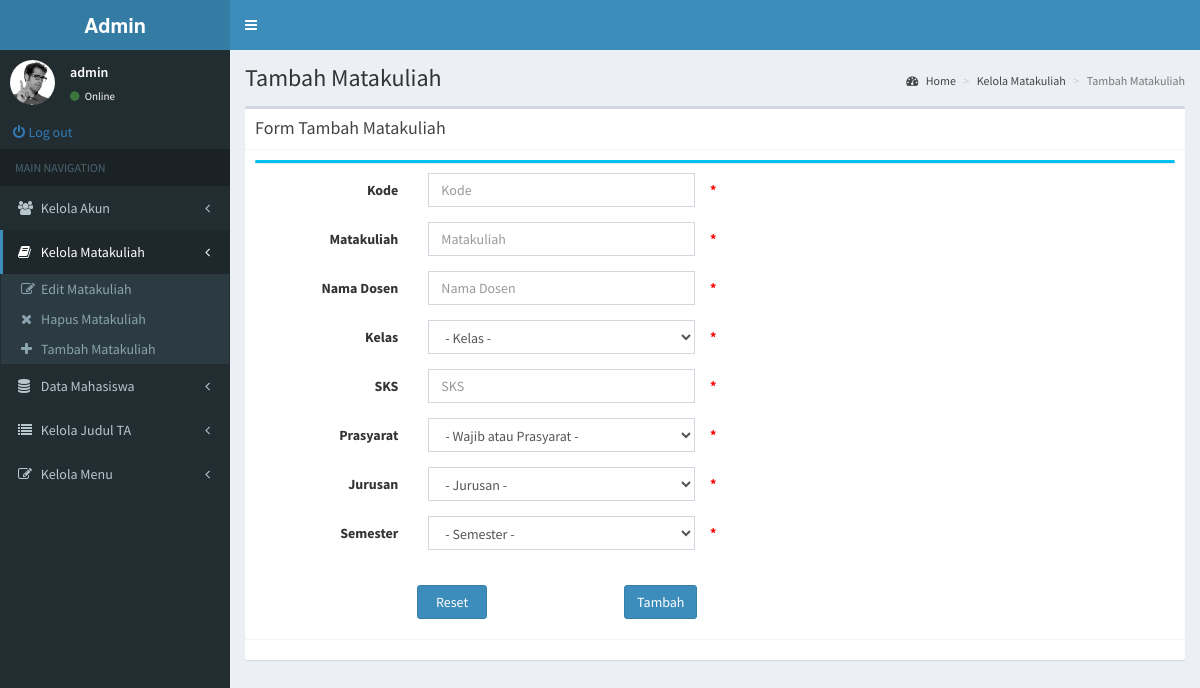
The page /admin/pages/layout/TambahMatakuliah.php (signed in) on the database its author committed.
### tables this page shows
CREATE TABLE `tbl_menu_admin` (
  `id` int(11) NOT NULL,
  `menu` varchar(20) NOT NULL,
  `icon` varchar(20) DEFAULT NULL,
  `link` varchar(100) NOT NULL,
  `sub` varchar(3) DEFAULT NULL
);

CREATE TABLE `tbl_submenu_admin` (
  `menu` varchar(20) NOT NULL,
  `submenu` varchar(20) NOT NULL,
  `icon` varchar(20) DEFAULT NULL,
  `link` varchar(100) DEFAULT NULL
);

### cek/cek_MenuTambahMatakuliah.php (called while the page is built, shortened)
<?php
			$kode = $matakuliah = $dosen = $kelas = $sks = $prasyarat = $jurusan = $semester = "";
?>

### admin/pages/layout/TambahMatakuliah.php (the view, shortened to what this page needs)
<?php
  include '../../.././cek/cek_MenuTambahMatakuliah.php';
?>
<!DOCTYPE html>
<html>
<head>
  <link rel="stylesheet" href="../../../bower/bower_components/bootstrap/dist/css/bootstrap.min.css">
  <link rel="stylesheet" href="../../../bower/bower_components/font-awesome/css/font-awesome.min.css">
  <link rel="stylesheet" href="../../../bower/bower_components/Ionicons/css/ionicons.min.css">
  <link rel="stylesheet" href="../../../bower/dist/css/AdminLTE.min.css">
  <link rel="stylesheet" href="../../../bower/dist/css/skins/_all-skins.min.css">
</head>
<body class="hold-transition skin-blue fixed sidebar-mini">
<div class="wrapper">
  <header class="main-header">
    <a href="../../index2.html" class="logo">
      <span class="logo-lg"><b>Admin</b></span>
    </a>
    <nav class="navbar navbar-static-top">
      <a href="#" class="sidebar-toggle" data-toggle="push-menu" role="button">
      </a>
    </nav>
  </header>
  <aside class="main-sidebar">
    <section class="sidebar">
      <div class="user-panel">
        <div class="pull-left image">
          <img src="../../../bower/dist/img/user2-160x160.jpg" class="img-circle" alt="User Image">
        </div>
        <div class="pull-left info">
          <p><?php echo $_SESSION['nama'];?></p>
          <a href="#"><i class="fa fa-circle text-success"></i> Online</a>
        </div>
      </div>
      <form method="post" action="../../.././cek/action_out.php">
        <div class="input-group">
          <button name="logout" class="btn btn-link"><i class="fa fa-power-off">&nbsp;</i>Log out</button>
        </div>
      </form>
      <ul class="sidebar-menu" data-widget="tree">
        <li class="header">MAIN NAVIGATION</li>
        <?php
          $con_menu = OpenCon('db_menu');
          $result_menu = $con_menu->query("SELECT menu,icon,link,sub FROM tbl_menu_admin ORDER BY id");
          foreach ($result_menu as $key => $value) {
            $class = '';
            $l = '../layout/';
            if ($value['menu'] == $_SESSION['posisi']){
              $class = 'active';
            }
            if ($value['sub'] == 'yes'){
              $class = 'treeview '.$class;
            }
            echo '<li class="'.$class.'">
                    <a href='.$l.''.$value['link'].'>
                      <i class="'.$value['icon'].'"></i> <span>'.$value['menu'].'</span>';
                      if ($value['sub'] == 'yes'){
                        echo '<span class="pull-right-container">
                                <i class="fa fa-angle-left pull-right"></i>
                              </span>';
                      }
                    echo '</a>';
                    if ($value['sub'] == 'yes'){
                      $result_submenu = $con_menu->query("SELECT submenu,icon,link FROM tbl_submenu_admin WHERE menu='".$value['menu']."'");
                      echo '<ul class="treeview-menu">';
                      foreach ($result_submenu as $key => $value) {
                        echo '<li><a href="../layout/'.$value['link'].'"><i class="'.$value['icon'].'"></i>'.$value['submenu'].'</a></li>';
                      }
                      echo '</ul>';
                    }
            echo '</li>';
          }
        ?>
      </ul>
    </section>
  </aside>
  <div class="content-wrapper">
    <section class="content-header">
      <h1>
        Tambah Matakuliah
      </h1>
      <ol class="breadcrumb">
        <li><a href="#"><i class="fa fa-dashboard"></i> Home</a></li>
        <li><a href="#">Kelola Matakuliah</a></li>
        <li class="active">Tambah Matakuliah</li>
      </ol>
    </section>
    <section class="content">
      <div class="box">
        <div class="box-header with-border">
          <h3 class="box-title">Form Tambah Matakuliah</h3>
        </div>
        <div class="box-body">
          <div class="box box-info">
            <form class="form-horizontal col-lg-8" method="post">
              <div class="box-body">
                <div class="form-group">
                  <label class="col-sm-3 control-label">Kode</label>
                  <div class="col-sm-6">
                    <input name="kode" type="text" class="form-control" placeholder="Kode" value="<?php echo $kode;?>">
                  </div>
                  <label class="control-label"><span class="error">* <?php echo $kodeErr;?></span></label>
                </div>
                <div class="form-group">
                  <label class="col-sm-3 control-label">Matakuliah</label>
                  <div class="col-sm-6">
                    <input name="matakuliah" type="text" class="form-control" placeholder="Matakuliah" value="<?php echo $matakuliah;?>">
                  </div>
                  <label class="control-label"><span class="error">* <?php echo $matakuliahErr;?></span></label>
                </div>
                <div class="form-group">
                  <label class="col-sm-3 control-label">Nama Dosen</label>
                  <div class="col-sm-6">
                    <input name="dosen" type="text" class="form-control" placeholder="Nama Dosen" value="<?php echo $dosen;?>">
                  </div>
                  <label class="control-label"><span class="error">* <?php echo $dosenErr;?></span></label>
                </div>
                <div class="form-group">
                  <label class="col-sm-3 control-label">Kelas</label>
                  <div class="col-sm-6">
                    <select name="kelas" class="form-control">
                      <option selected disabled hidden>- Kelas -</option>
                    </select>
                  </div>
                  <label class="control-label"><span class="error">* <?php echo $kelasErr;?></span></label>
                </div>
                <div class="form-group">
                  <label class="col-sm-3 control-label">SKS</label>
                  <div class="col-sm-6">
                    <input name="sks" type="number" class="form-control" placeholder="SKS" min="1" max="8" step="1" value="<?php echo $sks;?>">
                  </div>
                  <label class="control-label"><span class="error">* <?php echo $sksErr;?></span></label>
                </div>
                <div class="form-group">
                  <label class="col-sm-3 control-label">Prasyarat</label>
                  <div class="col-sm-6">
                    <select name="wp" class="form-control">
                      <option selected disabled hidden>- Wajib atau Prasyarat -</option>
                    </select>
                  </div>
                  <label class="control-label"><span class="error">* <?php echo $prasyaratErr;?></span></label>
                </div>
                <div class="form-group">
                  <label class="col-sm-3 control-label">Jurusan</label>
                  <div class="col-sm-6">
                    <select name="jurusan" class="form-control">
                      <option selected disabled hidden>- Jurusan -</option>
                    </select>
                  </div>
                  <label class="control-label"><span class="error">* <?php echo $jurusanErr;?></span></label>
                </div>
                <div class="form-group">
                  <label class="col-sm-3 control-label">Semester</label>
                  <div class="col-sm-6">
                    <select name="semester" class="form-control">
                      <option selected disabled hidden>- Semester -</option>
                    </select>
                  </div>
                  <label class="control-label"><span class="error">* <?php echo $semesterErr;?></span></label>
                </div>
              </div>
              <div class="box-footer col-sm-9 text-center no-border">
                <button name="reset" type="submit" class="btn btn-primary">&nbsp;&nbsp;Reset&nbsp;&nbsp;</button>
                <button name="tambah" type="submit" class="btn btn-primary pull-right">Tambah</button>
              </div>
            </form>
          </div>
        </div>
        <div class="box-footer">
        </div>
      </div>
    </section>
  </div>
</div>
</body>
</html>

### admin/pages/layout/TambahMatakuliah.php (style rules this page uses)
.error { color: #FF0000; }

### rows shown on the page
tbl_menu_admin: menu "Kelola Akun", sub "yes" (drawn)
tbl_menu_admin: menu "Kelola Matakuliah", sub "yes" (drawn)
tbl_submenu_admin: submenu "Edit Matakuliah"
tbl_submenu_admin: submenu "Hapus Matakuliah"
tbl_submenu_admin: submenu "Tambah Matakuliah"
tbl_menu_admin: menu "Data Mahasiswa", sub "yes" (drawn)
tbl_menu_admin: menu "Kelola Judul TA", sub "yes" (drawn)
tbl_menu_admin: menu "Kelola Menu", sub "yes" (drawn)

### other values the page prints
$_SESSION['nama'] "admin"
